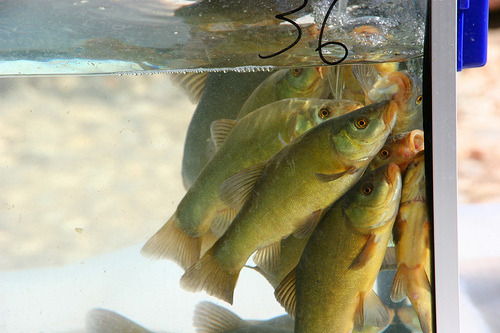
#> input picture dataset/data/train/n01440764/n01440764_1024.JPEG, 500 x 333 px; its folder holds only this picture in this run
$ python get_color_scale.py
#> lines starting #> are read from the running program, lines starting #| are printed output that depends on the picture
import numpy as np
from tqdm import tqdm
import cv2
import os
from skimage.color import rgb2lab


def generate_unique_color_space():
    bins = np.arange(-110, 110, 10)
    target = np.zeros((10, 256, 256, 2))
    nr_image = 0
    folders = os.listdir('dataset/data/{}/'.format('train'))
    for subfolder in tqdm(folders):
        entry = os.listdir('dataset/data/{}/{}'.format('train', subfolder))
        for image in entry:
            if nr_image < target.shape[0]:
                picture_rgb = cv2.resize(cv2.imread('dataset/data/{}/{}/{}'.format('train', subfolder, image)),
                                         (256, 256)) / 255.0
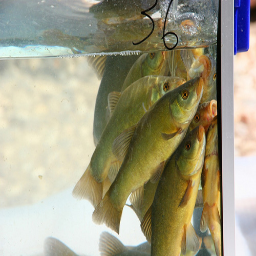
#> picture_rgb: shape (256, 256, 3) float64; mean B, G, R 0.522, 0.618, 0.632
                picture = rgb2lab(picture_rgb)
#> picture: shape (256, 256, 3) float64; mean of channels 0, 1, 2 62.6, -6.5, -4.2
                if nr_image == 0:
                    a = np.ravel(picture[:, :, 1])
                    b = np.ravel(picture[:, :, 2])
                else:
                    a = np.append(a, np.ravel(picture[:, :, 1]))
                    b = np.append(b, np.ravel(picture[:, :, 2]))

                nr_image += 1
#> pass 2 of the loop in generate_unique_color_space, `for subfolder in tqdm(folders):`:
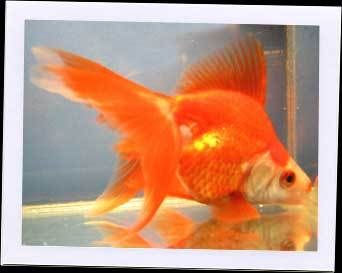
#> input picture dataset/data/train/n01443537/n01443537_16.JPEG, 342 x 273 px
#> in generate_unique_color_space, `picture_rgb = cv2.resize(cv2.imread('dataset/data/{}/{}/{}'.format('tr..`:
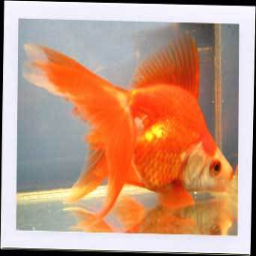
#> picture_rgb: shape (256, 256, 3) float64; mean B, G, R 0.497, 0.591, 0.769
#> picture: shape (256, 256, 3) float64; mean of channels 0, 1, 2 62.7, 9.3, -24.6

    bin_a = np.copy(a)
    bin_b = np.copy(b)
    for i in range(len(bins) - 1):
        bin_a = np.where((a < bins[i + 1]) & (a >= bins[i]), bins[i], bin_a)
        bin_b = np.where((b < bins[i + 1]) & (b >= bins[i]), bins[i], bin_b)
    uniques = np.unique(
        np.sort(np.array(list(set(tuple(sorted([m, n])) for m, n in zip(bin_a, bin_b)))), axis=0), axis=0)
#> uniques = 23 rows, first 8: [-100, -30], [-100, -20], [-90, -20], [-80, -10], [-70, -10], [-70, 0], [-60, 0], [-60, 10]
    np.save('dataset/data/color_space.npy', uniques)


def main():
    generate_unique_color_space()


if __name__ == '__main__':
    main()
